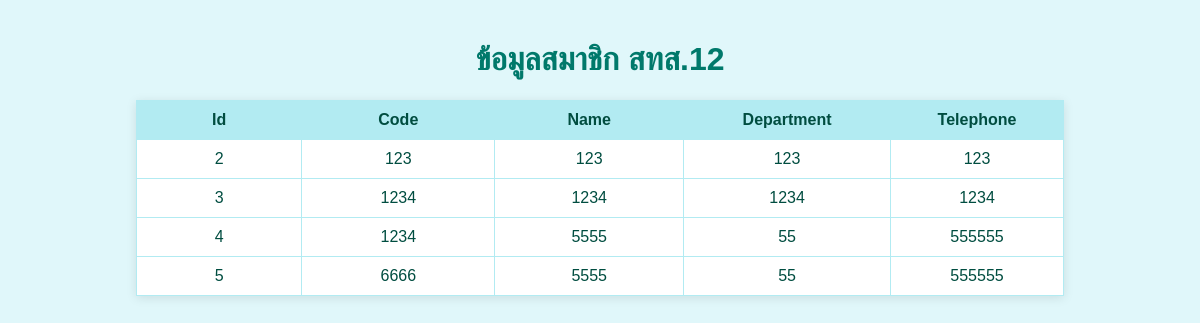
The page /member.php on the database its author committed.
### tables this page shows
CREATE TABLE `kongpob_system01` (
  `id` int(50) NOT NULL,
  `code_std` varchar(255) NOT NULL,
  `name_std` varchar(255) NOT NULL,
  `dep_std` varchar(255) NOT NULL,
  `tel_std` varchar(255) NOT NULL
);

### member.php (the view, shortened to what this page needs)
<?php require_once('Connections/mysqli.php'); ?>
<?php
$query_kongpob_rec_member = "SELECT * FROM kongpob_system01";
$kongpob_rec_member = mysql_query($query_kongpob_rec_member, $mysqli) or die(mysql_error());
$row_kongpob_rec_member = mysql_fetch_assoc($kongpob_rec_member);
?>
<!DOCTYPE html>
<html lang="en">
<head>
</head>
<body>
<h1>ข้อมูลสมาชิก สทส.12</h1>
<div align="center">
  <table>
    <tr>
      <th width="155">Id</th>
      <th width="183">Code</th>
      <th width="178">Name</th>
      <th width="194">Department</th>
      <th width="158">Telephone</th>
    </tr>
    <?php do { ?>
      <tr>
        <td><?php echo $row_kongpob_rec_member['id']; ?></td>
        <td><?php echo $row_kongpob_rec_member['code_std']; ?></td>
        <td><?php echo $row_kongpob_rec_member['name_std']; ?></td>
        <td><?php echo $row_kongpob_rec_member['dep_std']; ?></td>
        <td><?php echo $row_kongpob_rec_member['tel_std']; ?></td>
      </tr>
      <?php } while ($row_kongpob_rec_member = mysql_fetch_assoc($kongpob_rec_member)); ?>
  </table>
</div>
</body>
</html>

### member.php (style rules this page uses)
body { font-family: Arial, sans-serif; background-color: #e0f7fa; color: #004d40; margin: 0; padding: 20px; }
h1 { text-align: center; color: #00796b; }
table { margin: auto; padding: 20px; border-collapse: collapse; width: 80%; background-color: #ffffff; box-shadow: 0 2px 10px rgba(0, 0, 0, 0.1); }
th, td { border: 1px solid #b2ebf2; padding: 10px; text-align: center; }
th { background-color: #b2ebf2; }

### rows shown on the page
kongpob_system01: id "2", code_std "123", name_std "123", dep_std "123", tel_std "123"
kongpob_system01: id "3", code_std "1234", name_std "1234", dep_std "1234", tel_std "1234"
kongpob_system01: id "4", code_std "1234", name_std "5555", dep_std "55", tel_std "555555"
kongpob_system01: id "5", code_std "6666", name_std "5555", dep_std "55", tel_std "555555"
